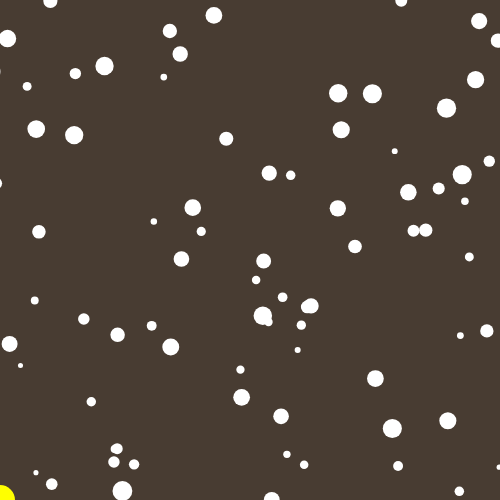
Frame 1 (no input)
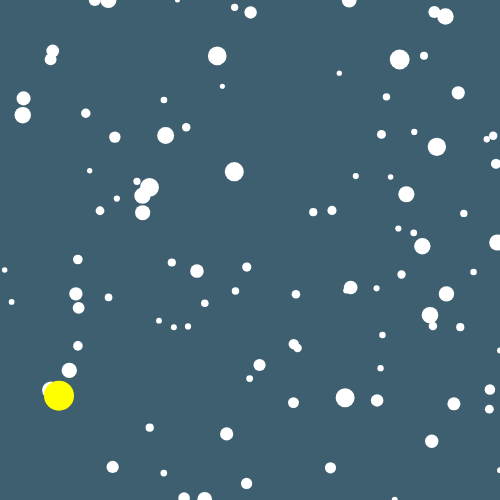
Frame 60 (no input)
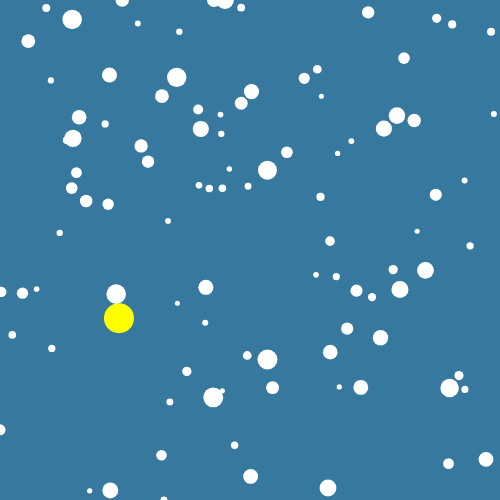
Frame 120 (the mouse pressed at the canvas centre since frame 60)

The p5.js sketch that drew these frames (run headless with seeded random() and noise() and a simulated clock; from frame 60 on, the mouse is pressed at the canvas centre):

// p5.js sketch
// ── sketch.js
var snowFlakes = [];
var numSnowFlakes;
var lastSnowFlakes;
var wind;
var debugPara;
var snowFlakesFallenOnGround = 0;
var sunObject;
var bgColour, bgSunHigh, bgSunLow;
var br,bg,bb,colourModifier;

function setup() {
  createCanvas(500, 500);
  numSnowFlakes = createSlider(10, 500, 100,5);
  wind = createSlider(-10, 10, 0, 1);
  for(i=0;i<numSnowFlakes.value();i++){
    snowFlakes[i] = new snowFlake();
  }
  lastSnowFlakes = numSnowFlakes.value();
  debugPara = createP();
  sunObject = new Sun();
  bgSunHigh = color(48,144,199);
  bgSunLow = color(72,60,50);
  colourModifier = 0;
  br = red(bgSunLow);
  bg = green(bgSunLow);
  bb = blue(bgSunLow);
}

function draw() {
  bgColour = color(br,bg,bb);
  background(bgColour);

  noStroke();
  fill(255,255,255);
  
  debugPara.html("Last Snow Flakes: " + lastSnowFlakes + "</br> Num Snow Flakes: " + numSnowFlakes.value() + "</br> Snow Flakes Landed: " + snowFlakesFallenOnGround + "</br> Red Mod: " + br);
  
  if(lastSnowFlakes != numSnowFlakes.value()){
    snowFlakes.splice(i, lastSnowFlakes);
      
    for(i=0;i<numSnowFlakes.value();i++){
     snowFlakes[i] = new snowFlake();
    }
    
    // if(numSnowFlakes.value() > lastSnowFlakes){
    //   for(i=snowFlakes.length;i>(numSnowFlakes.value()-snowFlakes.length);i++){
    //     snowFlakes[i] = new snowFlake();
    //   }
    // }
    
    // if(lastSnowFlakes > numSnowFlakes.value()){
    //   snowFlakes.splice(0, numSnowFlakes.value());
    // }
    
    lastSnowFlakes = numSnowFlakes.value();
  }
  
  for(i=snowFlakes.length - 1; i > 0;i--){
    snowFlakes[i].show();
    snowFlakes[i].update();
  }
  sunObject.draw();
  sunObject.update();

  //colourModifier = map(sunObject.y, height, height/2, 0, 100);

  br = map(sunObject.y, height, height/2, red(bgSunLow), red(bgSunHigh));
  bg = map(sunObject.y, height, height/2, green(bgSunLow), green(bgSunHigh));
  bb = map(sunObject.y, height, height/2, blue(bgSunLow), blue(bgSunHigh));

}

function snowFlake(){
  this.x = random(-width/4, width);
  this.y = random(0, height);
  this.ySpeed = random(5, 20);
  
  this.show = function(){
    ellipse(this.x, this.y, map(this.ySpeed, 20, 5, 20, 5));
  }
  
  this.update = function(){
    this.y = this.y + this.ySpeed;
    this.x = this.x + wind.value();
    
    if(this.y > height){
      this.y = 0;
      this.ySpeed = random(5, 20);
      this.x = random(0,width);
      snowFlakesFallenOnGround++;
    }

    if(this.x < 0){
      this. x = width;
    }
    if(this.x > width){
      this.x = 0;
    }
  }
}

function Sun(){
  this.x = 0;
  this.y = height
  
  this.draw = function(){
    fill(255,255,0);
    ellipse(this.x, this.y, 30);
  }

  this.update = function(){
    if(this.x < width/2){
      this.y = this.y - map(this.x, 0, width/2, 2, 0);
    }else{
      this.y = this.y + map(this.x, width/2, width, 0, 2);
    }
    this.x++;

    if(this.y > height){
      this.x = 0;
      this.height = height / 2;
    }
  }
}
// ── catchableFlake.js
function catchableFlake(){
  this.x = random(width/4, (width/4)*3);
  this.y = random(0, -200);
  this.ySpeed = random(2,4);
  
  this.show = function(){
    fill(255,255,255);
    ellipse(this.x, this.y, map(this.ySpeed, 4, 2, 20, 12));
  }
  
  this.update = function(){
    this.y = this.y + this.ySpeed;
    //this.x = this.x + wind.value();
    
    if(this.y > height - 50){
      this.x = random(width/4, (width/4)*3);
      this.y = random(0, -200);
      this.ySpeed = random(2,4);
    }

    if(this.x < 0){
      this.x = width;
    }
    if(this.x > width){
      this.x = 0;
    }
  }

  this.catched = function(){
    distance = dist(this.x, this.y, catcher.x, catcher.y);
    console.log(distance);
    
    if(distance < 15){
      this.x = random(width/4, (width/4)*3);
      this.y = random(0, -200);
      this.ySpeed = random(2,4);
      snowFlakesCaught++;
    }
  }
}
// ── snowFlakes.js
function snowFlake(){
  this.x = random(0, width);
  this.y = random(0, height);
  this.ySpeed = random(5, 20);

  this.show = function(){
    fill(color("rgba(255,255,255,"+map(this.ySpeed, 20, 5, 0.8, 1) +")"));
    ellipse(this.x, this.y, map(this.ySpeed, 20, 5, 9, 1));
  }
  
  this.update = function(){
    this.y = this.y + this.ySpeed;
    this.x = this.x + wind.value();
    
    if(this.y > height){
      this.y = 0;
      this.ySpeed = random(5, 20);
      this.x = random(0,width);
      snowFlakesFallenOnGround++;
    }

    if(this.x < 0){
      this.x = width;
    }
    if(this.x > width){
      this.x = 0;
    }
  }
}
// ── umbrella.js
function Umbrella(){
  this.draw = function(){
    fill(255,255,255);
    rect(mouseX, hmouseY, 5, 50);
  }
}
